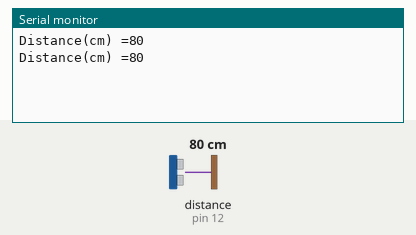
A sketch run on a simulated Arduino Uno, built with avr-gcc and run on an emulated ATmega328P. Parts: the last lines printed to the serial monitor. Wiring (inferred from the names in the program): ultrasonic range finder: trigger pin 13; echo pin 12. The test bench sets the inputs (shaded band); at power-on: distance to the obstacle (sensor on pin 12) 80 cm. The echo pulse lasts 58.3 µs per cm.

Above: at 1.8 s.
1.9 s: distance to the obstacle (sensor on pin 12) set to 2 cm
At 2.8 s:
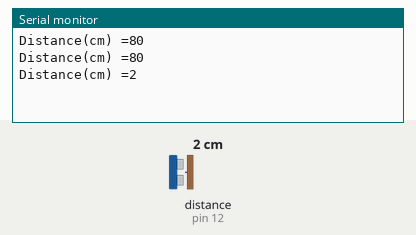
3.4 s: distance to the obstacle (sensor on pin 12) set to 4 cm
At 4.7 s:
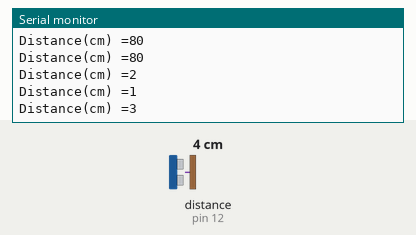
Timing chart, 0 to 6.4 s (numbered marks = the images above; inputs shaded):
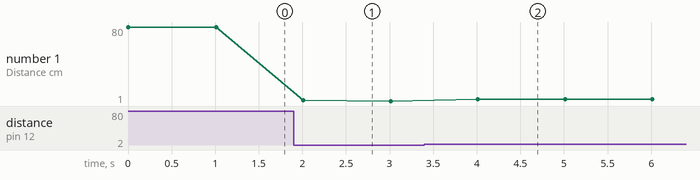

The sketch:

ultrasonic_sensor.ino
```cpp
int distance;
int triggerPin = 13;
int echoPin = 12;

void setup() {
  Serial.begin(9600);
  pinMode(triggerPin, OUTPUT);
  pinMode(echoPin, INPUT);
}

void loop() {
  // trigger 핀으로 10㎲의 펄스
  digitalWrite(triggerPin, HIGH);
  delayMicroseconds(10); //microsec 1000*1000 = 1sec
  digitalWrite(triggerPin, LOW);

  // echo 핀으로 cm 단위로 계산
  distance = pulseIn(echoPin, HIGH) / 58;
  // pulseIn(pin, value) : value가 HIGH 라면 LOW 에서 HIGH 가 되는 시점까지 시간
  // pin: 펄스를 읽을 핀 번호
  // value: 읽을 펄스의 유형(HIGH | LOW)
  Serial.print("Distance(cm) =");
  Serial.println(distance);
  delay(1000);
}
```

Measured:
- after the input at 1.9 s, the serial monitor: prints a new line after 0.11 s (image 1)
- after the input at 3.4 s, the serial monitor: prints a new line after 0.61 s (image 2)
- plotted number 1: 80 → 1 after the input at 1.9 s, 1 → 3 after the input at 3.4 s
